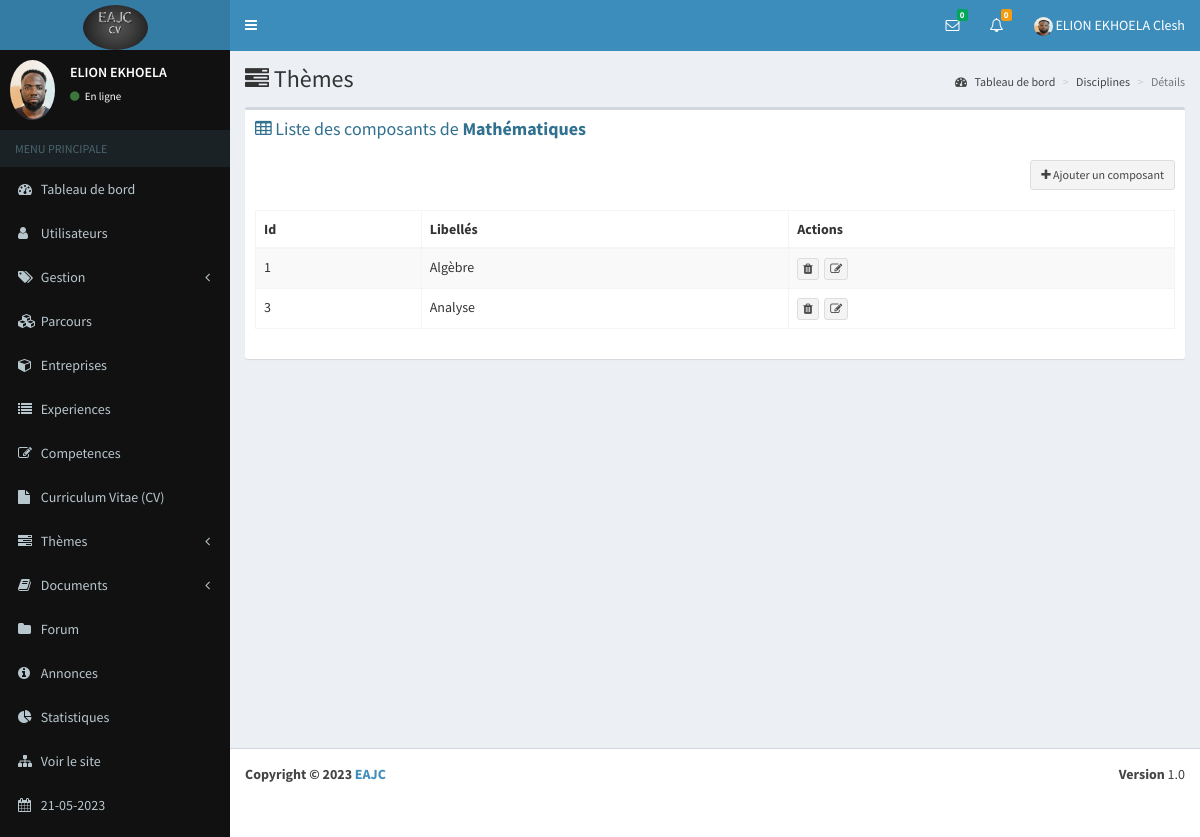
The app's page /forum/details_cmp/1 (signed in) with its own data.
### eab/models.py (models this page shows, shortened)
class Parametre(models.Model):
    appname=models.CharField(max_length=100)
    appeditor=models.CharField(max_length=200)
    phone=models.CharField(max_length=200, null=True)
    email=models.CharField(max_length=200, null=True)
    version=models.CharField(max_length=10, null=True)
    devise=models.CharField(max_length=10, null=True)
    COLORS=[
        ('primary','primary'),
        ('info','info'),
        ('success','success'),
        ('danger','danger'),
        ('secondary','secondary'),
        ('dark','dark'),
    ]
    theme=models.CharField(max_length=200, null=True, choices=COLORS)
    logo=models.ImageField(upload_to="media", null=True, blank=True)
    width_logo=models.CharField(max_length=3, null=True)
    height_logo=models.TextField(max_length=3, null=True)

class Profile(models.Model):
    user=models.OneToOneField(User, on_delete=models.CASCADE)
    phone=models.CharField(max_length=100)
    address=models.TextField()
    photo=models.ImageField(upload_to="media", null=True, blank=True)
    SEX=[
        ('Masculin','Masculin'),
        ('Feminin','Feminin')
    ]
    gender=models.CharField(max_length=100, null=True, choices=SEX)
    droitmes=models.BooleanField(default=False, null=True)
    status=models.BooleanField(default=False, null=True)
    apropos=models.TextField(null=True)
    profession=models.CharField(max_length=50, null=True)
    VARIABLE=[
        ('Visible','Visible'),
        ('Invisible','Invisible')
    ]
    vform=models.CharField(max_length=100, null=True, choices=VARIABLE, default="Visible")
    vep=models.CharField(max_length=100, null=True, choices=VARIABLE)
    vcomp=models.CharField(max_length=100, null=True, choices=VARIABLE)
    vaform=models.CharField(max_length=100, null=True, choices=VARIABLE)
    priority=models.BooleanField(null=True,default=False)

### forum/models.py (models this page shows, shortened)
class Discipline(models.Model):
    libelle=models.CharField(max_length=200)
    def __str__(self):
        return self.libelle

class Composant(models.Model):
    discipline=models.ForeignKey(Discipline, on_delete=models.CASCADE, null=True)
    libelle=models.CharField(max_length=200)

### app_auth/decorator.py (the view)
        def wrapper_func(request, *args, **kwargs):
            group=None
            if request.user.groups.exists():
                group=request.user.groups.all()[0].name
            if group in allowed_roles:
                return view_func(request, *args, **kwargs)
            else:
                return HttpResponse("Vous n'êtes pas autorisés à acceder à cette page")

### app_auth/decorator.py (called while the page is built)
def allowed_users(allowed_roles=[]):
    def decorator(view_func):
        def wrapper_func(request, *args, **kwargs):
            group=None
            if request.user.groups.exists():
                group=request.user.groups.all()[0].name
            if group in allowed_roles:
                return view_func(request, *args, **kwargs)
            else:
                return HttpResponse("Vous n'êtes pas autorisés à acceder à cette page")
        return wrapper_func
    return decorator

### eab/views.py (called while the page is built)
def parametre():
    try:
        parametre=Parametre.objects.all()[0]
    except Exception as e:
        parametre=None
    if parametre == None :
        return redirect("maintenance")
    else:
        return parametre

### forum/views.py (called while the page is built, shortened)
def new_message( request):
    contacts=Contact.objects.filter(statut=0, status=1).order_by("-id")
    tabUsers=[]
    tabIdUser=[]
    for contact in contacts:
        diccode=eval(contact.codes)
    tab=[]
    for i in tabIdUser:
        if i not in tab:
            tab.append(i)
    dic={}
    for i in tab:
        nombre=0
        for k in tabIdUser:
            if i==k:
                nombre=nombre+1
        dic[i]=nombre
    tabMessages=[]
    tabs=[]
    return tabMessages

def nbnew_message(request):
    contacts=Contact.objects.filter(statut=0, status=1).order_by("-id")
    count=0
    for contact in contacts:
        diccode=eval(contact.codes)
        if diccode["user1"]==request.user.id:
            count=count+1
    return count

def nbnew_answer(request):
    questions=Question.objects.filter(user_id=request.user.id)
    number=0
    for question in questions:
        answers=Answer.objects.filter(question_id=question.id, status=0)
        for answer in answers:
            if answer.user_id != request.user.id:
                number+=1
    return number

@login_required(login_url='login')
@allowed_users(allowed_roles=['admin'])
def details_cmp(request,id):
    date=datetime.datetime.now()
    discipline=Discipline.objects.get(id=id)
    composants=Composant.objects.filter(discipline_id=id)
    context={
    	"discipline":discipline,
        "composants":composants,
        "parametre":parametre(),
        "date":date,
        "countanswer":nbnew_answer(request),
        "count":nbnew_message(request),
        "users":new_message(request)
    }
    return render(request, "composant/details_cmp.html", context)

### forum/templates/composant/details_cmp.html (shortened to what this page needs)
{% extends 'global/base.html' %}
{% block content %}
      <div class="content-wrapper">
        <section class="content-header">
          <h1>
            <i class="fa fa-tasks"></i> Thèmes
          </h1>
          <ol class="breadcrumb">
            <li><a href="{% url 'dashboard' %}"><i class="fa fa-dashboard"></i> Tableau de bord</a></li>
            <li><a href="{% url 'composant/composants' %}">Disciplines</a></li>
            <li class="active">Détails</li>
          </ol>
        </section>
        <section class="content">
          <div class="row">
            <div class="col-xs-12">
              <div class="box">
                <div class="box-header">
                  <h3 class="box-title text-info"><i class="fa fa-table"></i> Liste des composants de <b>{{ discipline }}</b></h3>
                </div>
                <div class="box-body">
                  <div align="right">
                    <a href="{% url 'composant/add_cmp' %}" class="btn btn-default btn-sm"><i class="fa fa-plus"></i> Ajouter un composant</a>
                  </div>
                  <br>
                  <div class="table-responsive">
                    <table id="example1" class="table table-bordered table-striped">
                      <thead>
                        <tr class="bg-{{parametre.theme }}">
                            <th>Id</th>
                            <th>Libellés</th>
                            <th>Actions</th>
                        </tr>
                      </thead>
                      <tbody>
                        {% for composant in composants %}
                                        <tr>
                                            <td>{{ composant.id }}</td>
                                            <td>{{ composant.libelle }}</td>
                                            <td>
                                                <a class="btn btn-default btn-xs" href="#" data-toggle="modal" data-target="#compModal{{ composant.id }}"><i class="fa fa-trash"></i></a>&nbsp;
                                                <a href="{% url 'composant/edit_cmp' composant.id %}" title="Modifier" class="btn btn-default btn-xs"><i class="fa fa-edit"></i></a>
                                            </td>
                                        </tr>
                        {% endfor %}
                      </tbody>
                    </table>
                  </div>
                </div>
              </div>
            </div>
          </div>
        </section>
      </div>
{% endblock %}

### eab/templates/global/navbar.html (shortened to what this page needs)
{% load static %}
<header class="main-header">
    <a href="{% url 'dashboard' %}" class="logo">
        {% if parametre.logo %}
        <img class="img-circle" src="{{ parametre.logo.url }}" width="{{ parametre.width_logo }}" height="{{ parametre.height_logo }}" alt="EAJC">
        {% else %}
        <h3><b>EAJC</b></h3>
        {% endif %}
    </a>
    <nav class="navbar navbar-static-top" role="navigation">
      <a href="#" class="sidebar-toggle" data-toggle="offcanvas" role="button">
      </a>
      <div class="navbar-custom-menu">
        <ul class="nav navbar-nav">
          <li class="dropdown messages-menu">
            <a href="#" class="dropdown-toggle" data-toggle="dropdown">
              <i class="fa fa-envelope-o"></i>
              <span class="label label-success">{{ count }}</span>
            </a>
          </li>
          <li class="dropdown notifications-menu">
            <a href="#" class="dropdown-toggle" data-toggle="dropdown">
              <i class="fa fa-bell-o"></i>
              <span class="label label-warning">{{ countanswer }}</span>
            </a>
          </li>
          <li class="dropdown user user-menu">
            <a href="#" class="dropdown-toggle" data-toggle="dropdown">
                {% if request.user.profile.photo %}
                <img class="img-circle" width="19" height="19" src="{{ request.user.profile.photo.url }}" alt="...">
                {% else %}
                <img class="img-circle" width="19" height="19" src="{% static 'dist/img/user.png' %}" alt="...">
                {% endif %}
              <span class="hidden-xs">{{ user.last_name }} {{ user.first_name }}</span>
            </a>
          </li>
        </ul>
      </div>
    </nav>
  </header>

### eab/templates/global/_nav.html (shortened to what this page needs)
{% load static %}
<aside class="main-sidebar bg-black">
    <section class="sidebar">
      <div class="user-panel">
        <div class="pull-left image">
            {% if request.user.profile.photo %}
            <img class="img-circle" src="{{ request.user.profile.photo.url }}" alt="...">
            {% else %}
            <img class="img-circle" width="60" height="50" src="{% static 'dist/img/user.png' %}" alt="...">
            {% endif %}
        </div>
        <div class="pull-left info">
          <p>{{ user.last_name }}</p>
          <a href="{% url 'users/profile' %}"><i class="fa fa-circle text-success"></i> En ligne</a>
        </div>
      </div>
      <ul class="sidebar-menu">
        <li class="header">MENU PRINCIPALE</li>
        <li><a href="{% url 'dashboard' %}"><i class="fa fa-dashboard"></i> <span>Tableau de bord</span></a></li>
        {% for group in request.user.groups.all %}
        {% if group.name == "admin" %}
        <li class="treeview">
          <a href="#">
            <i class="fa fa-user"></i>
            <span>Utilisateurs</span>
          </a>
        </li>
        <li class="treeview">
            <a href="#">
              <i class="fa fa-tags"></i> <span>Gestion</span>
              <i class="fa fa-angle-left pull-right"></i>
            </a>
        </li>
        <li><a href="{% url 'parcours/parcours' %}"><i class="fa fa-cubes"></i> Parcours</a></li>
        <li><a href="{% url 'entreprise/entreprises' %}"><i class="fa fa-cube"></i> <span>Entreprises</span></a></li>
        <li><a href="{% url 'experience/experiences' %}"><i class="fa fa-list"></i> <span>Experiences</span></a></li>
        <li><a href="{% url 'competence/competences' %}"><i class="fa fa-edit"></i> <span>Competences</span></a></li>
        <li><a href="{% url 'cv/recap' %}"><i class="fa fa-file"></i> <span>Curriculum Vitae (CV)</span></a></li>
        <li class="treeview">
          <a href="#">
            <i class="fa fa-tasks"></i> <span>Thèmes</span>
            <i class="fa fa-angle-left pull-right"></i>
          </a>
        </li>
        <li class="treeview">
          <a href="#">
            <i class="fa fa-book"></i> <span>Documents</span>
            <i class="fa fa-angle-left pull-right"></i>
          </a>
        </li>
        <li><a href="{% url 'question/questions' %}"><i class="fa fa-folder"></i> <span>Forum</span></a></li>
        <li><a href="{% url 'annonce/annonces' %}"><i class="fa fa-info-circle"></i> <span>Annonces</span></a></li>
        <li><a href="{% url 'statistique' %}"><i class="fa fa-pie-chart"></i> <span>Statistiques</span></a></li>
        <li><a href="{% url 'home' %}"><i class="fa fa-sitemap"></i> <span>Voir le site</span></a></li>
        <li><a href=""><i class="fa fa-calendar"></i> <span>{{ date|date:"d-m-Y" }}</span></a></li>
        {% endif %}
        {% endfor %}
      </ul>
    </section>
  </aside>

### eab/templates/global/footeradmin.html
<footer class="main-footer">
    <div class="pull-right hidden-xs">
      <b>Version</b> {{parametre.version}}
    </div>
    <strong>Copyright &copy; 2023 <a href="">{{parametre.appname}}</a></strong>
</footer>

### records on screen
Parametre: logo (picture), version "1.0", appname "EAJC"
Discipline: libelle "Mathématiques"
Composant: id "1", libelle "Algèbre"
Composant: id "3", libelle "Analyse"

### other values on screen
{{ count }} "0"
{{ countanswer }} "0"
{{ user.last_name }} "ELION EKHOELA"
{{ user.first_name }} "Clesh"
{{ date|date:"d-m-Y" }} "21-05-2023"
